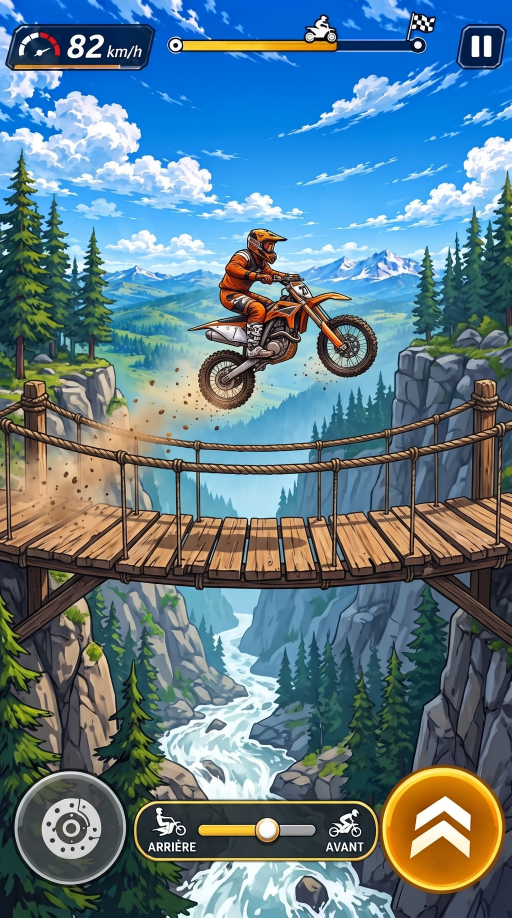
#> input picture art/source/ref-bridge.jpg, 1536 x 2752 px (shown at 1/3 size)
$ python -i paint_worlds.py   (imports and definitions only)
#> lines starting #> are read from the running program, lines starting #| are printed output that depends on the picture
"""Invented painted panoramas (v2.20): canyons, deserts, bay cities, glaciers, forests.

Painted offline with numpy/PIL in the style of the reference paintings: painted skies (from
the references, re-lit), layered relief with light and shadow faces facing the sun, snow
caps, rock strata, dunes with a lit and a shaded side, forests drawn tree by tree, water
with reflections, cities with lit windows, mist between the layers (atmospheric perspective)
and a thin ink line on the near ridges. Rendered at 2x then downsampled.

Run:  python3 tools/paint_worlds.py            (all)   |   python3 tools/paint_worlds.py canyon.3
"""
from __future__ import annotations
import json, math, os, random, sys
import numpy as np
from PIL import Image, ImageDraw, ImageFilter

ROOT = os.path.dirname(os.path.dirname(os.path.abspath(__file__)))
SRC = os.path.join(ROOT, "art", "source")
OUT = os.path.join(ROOT, "public", "res", "pano")
OW, OH = 1280, 512
SS = 2
W, H = OW * SS, OH * SS

# ------------------------------------------------------------------ helpers
def hexc(h):
    h = h.lstrip("#"); return np.array([int(h[i:i + 2], 16) for i in (0, 2, 4)], np.float32) / 255

def lerp(a, b, t): return a + (b - a) * t
def norm(a): return (a - a.mean()) / (a.std() + 1e-6)
def smooth(t): t = np.clip(t, 0, 1); return t * t * (3 - 2 * t)

class Noise:
    def __init__(self, seed): self.rng = np.random.default_rng(seed)
    # [21 lines left out: functions n1, fbm1, n2, fbm2, not called in this run]

# ------------------------------------------------------------------ painted skies
_SKY = None
# [34 lines left out: functions sky_src, paint_sky, not called in this run]

# ------------------------------------------------------------------ painting context
class Canvas:
    # [8 lines left out: function __init__, not called in this run]

    def blend(self, mask, col):
        m = mask[..., None]
        self.a = self.a * (1 - m) + col * m

    # [246 lines left out: functions mist, relief, forest, water, city, bridge and 2 more, not called in this run]

def ridge_hills(N, base, amp, cells=3):
    r = N.fbm1(W, cells, 4, 0.45)
    return base * H - (r - r.min()) / (np.ptp(r) + 1e-6) * amp * H

# [22 lines left out: functions ridge_mesa, ridge_dunes, not called in this run]

def ridge_city_hills(N, base, amp): return ridge_hills(N, base, amp, 2)


# ------------------------------------------------------------------ v2 primitives
# the game hides the lower 30 % behind its hills: lift the whole landscape and make it taller
LIFT, HG = 0.1, 1.4

YY = np.arange(H, dtype=np.float32)[:, None]
XX = np.arange(W, dtype=np.float32)[None, :]

def haze_of(c, depth): return (1 - depth) ** 1.5 * 0.78

# [291 lines left out: functions lay, lit_dark, mountains, mesas, dunes, treeline and 3 more, not called in this run]

# ------------------------------------------------------------------ moods
MOODS = {
    #           sky top    sky bottom  cloud tint  clouds  light      haze       sun (y, glow colour, power)
    "midi":     ("#1f6fe0", "#bfe0ff", "#ffffff", 1.0, "#fff6e0", "#c8dcf0", (0.18, "#fff2c8", 0.35)),
    "matin":    ("#5a7ad8", "#ffd8c4", "#ffe8e0", 0.9, "#ffd8b8", "#f0d8d0", (0.55, "#ffcfa0", 0.7)),
    "dore":     ("#3a6ad0", "#ffe0a0", "#fff0d0", 0.9, "#ffd890", "#f4dcb0", (0.5, "#ffc870", 0.8)),
    "couchant": ("#3a2a80", "#ff9a5a", "#ffb090", 0.95, "#ff9a60", "#e8a090", (0.6, "#ff8a40", 1.0)),
    "crepuscule": ("#1a1840", "#e06a5a", "#c07a90", 0.8, "#c88a9a", "#8a6a90", (0.72, "#ff7050", 0.8)),
    "chaud":    ("#3a8ae0", "#fff0cc", "#fff8ec", 0.45, "#fff0c8", "#f2e2c4", (0.22, "#fff0c0", 0.5)),
    "gris":     ("#7d8794", "#c8ccd0", "#d8dce0", 1.0, "#e0e4ea", "#c4c8cc", None),
    "orage":    ("#3a4050", "#8a929e", "#7a808c", 1.0, "#c0c8d0", "#8a929a", None),
    "nuit":     ("#0a1030", "#2a3a70", "#3a4870", 0.5, "#8aa0d0", "#2a3460", (0.25, "#dfe6ff", 0.25)),
}

# [68 lines left out: functions sky_for, canvas_for, canyon, desert, not called in this run]

def sf(i):
    mood = ["couchant", "dore", "midi", "matin", "nuit", "crepuscule", "gris", "dore", "couchant", "midi",
            "matin", "nuit", "orage", "dore", "couchant", "crepuscule", "midi", "matin", "nuit", "dore"][i]
    c, r = canvas_for(mood, 9000 + i)
    lights = {"nuit": 0.6, "crepuscule": 0.45, "couchant": 0.15}.get(mood, 0)
    pastel = ["#d8b8a0", "#c89888", "#a8b8c8", "#d8c890", "#b8a8c8", "#a8c0a8", "#d8d0c0", "#c88a78"]
    far = meadow(c, 0.56, 0.1, "#8a9ab4", 0.12)
    houses(c, far, 0.15, 0.35, pastel, lights * 0.5, 2)
    c.water(0.61 * H, "#2f6a9a" if mood not in ("nuit", "crepuscule") else "#283868", 0.4)
    if i % 2 == 0:
        x0 = r.uniform(-0.15, 0.35) * W
        c.bridge(0.6 * H, x0, x0 + r.uniform(0.55, 0.75) * W, 0.17 * H, "#c8402a", 0.5)
    if mood in ("gris", "matin", "orage"): c.mist(0.6, 0.04, 0.6)
    hill = meadow(c, 0.7, 0.12, "#5f7f5a", 0.55, 2, 0.2)
    c.forest(hill, 0.5, 0.35, "round", "#3f6a42", (0.2, 2.2))
    towers(c, r.uniform(0.25, 0.75) * W, W * 0.3, 0.71 * H, 0.22 * H, 0.55, "#b8c0d0", lights)
    houses(c, hill, 0.6, 0.6, pastel, lights, 4)
    near = meadow(c, 0.82, 0.07, "#5f8a55", 0.85, 2, 0.35)
    houses(c, near, 0.88, 0.6, pastel, lights, 3)
    return c.finish(1.04)

# [28 lines left out: functions alpes, foret, not called in this run]

WORLDS = {"canyon": (canyon, 20), "desert": (desert, 20), "sf": (sf, 20), "alpes": (alpes, 10), "foret": (foret, 10)}

# [16 lines left out: function main, not called in this run]

# [2 lines not run here, left out]

>>> import cv2
>>> picture = cv2.imread('../art/source/ref-bridge.jpg', cv2.IMREAD_GRAYSCALE)
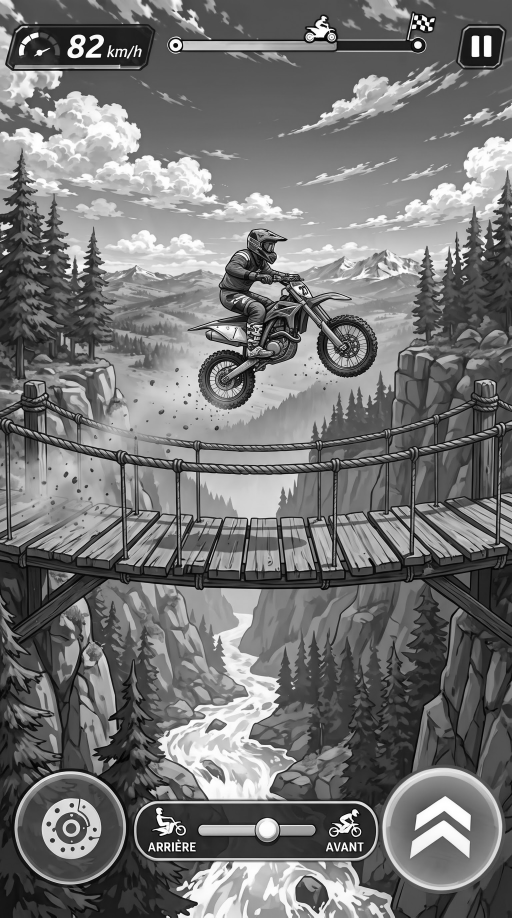
#> picture: shape (2752, 1536) (shown at 1/3 size); min 0, max 255, mean 116.6
#> (the run stopped early here; a loop or call above may not have finished)
